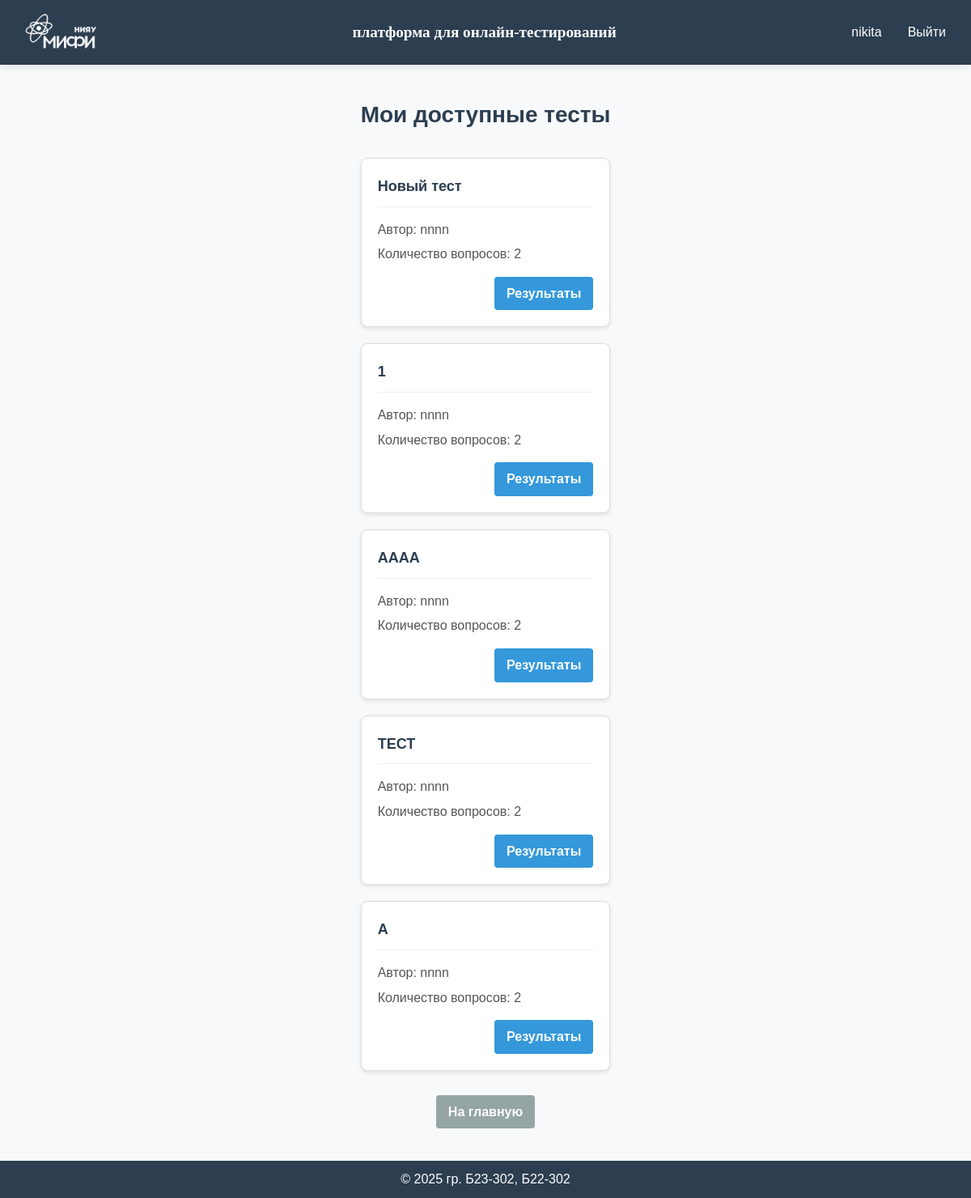
/my_tests (signed in), run on an earlier commit of the app's database.
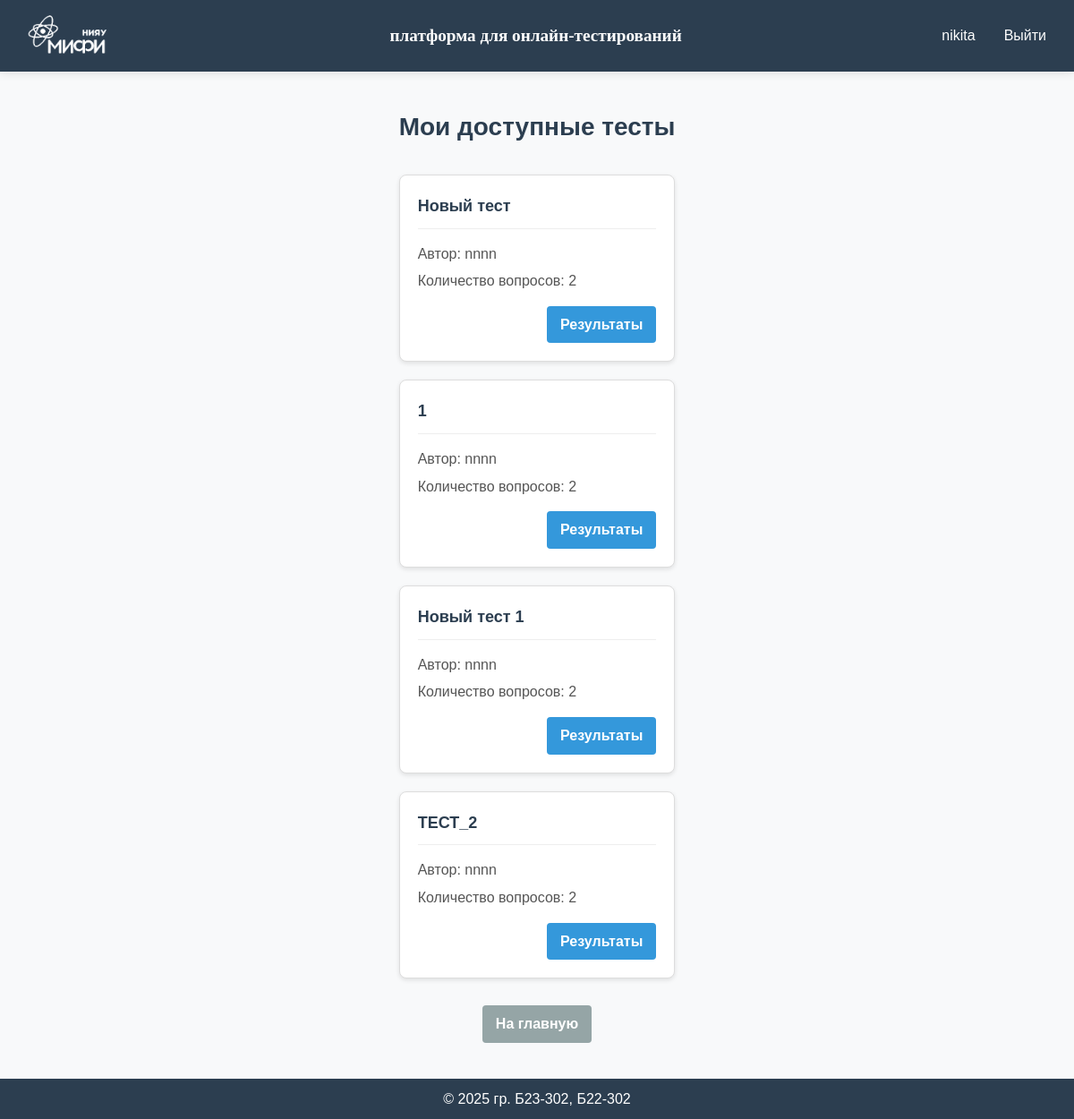
And on a later commit of the database.
### app/models.py (models this page shows, shortened)
class User(db.Model, UserMixin):
    id = db.Column(db.Integer, primary_key=True)
    username = db.Column(db.String(80), unique=True, nullable=False)
    password_hash = db.Column(db.String(128), nullable=False)
    role = db.Column(db.String(20), nullable=False, default='user')
    group = db.Column(db.String(7), default="")

class Test(db.Model):
    __tablename__ = 'tests'  # Изменяем имя таблицы на 'tests'
    id = db.Column(db.Integer, primary_key=True)
    test_author = db.Column(db.String(80), nullable=False)
    test_info = db.Column(db.Text)  # Для SQLite используем Text вместо JSON
    groups = db.Column(db.Text)  # Переименовано с test_groups на groups

### app/pass_tests/routes.py (the view)
@pass_tests_bp.route('/my_tests', methods=['GET', 'POST'])
@login_required
def my_tests():
    user_group = current_user.group
    if not user_group:
        flash('У вас не указана группа. Доступных тестов нет.', 'warning')
        return render_template('pass_tests/my_tests.html', available_tests=[], completed_tests=[])
    all_tests = Test.query.all()
    available_tests = []
    for test in all_tests:
        try:
            test_groups = json.loads(test.groups)
            if user_group in test_groups:
                test_info = json.loads(test.test_info)
                available_tests.append({
                    'id': test.id,
                    'name': test_info.get('name', 'Без названия'),
                    'author': test.test_author,
                    'questions_count': len(test_info.get('questions', [])),
                })
        except (json.JSONDecodeError, AttributeError) as e:
            print(f"Ошибка при обработке теста: {str(e)}")
            continue
    completed_tests = TestResult.query.filter_by(student_id=current_user.id).all()
    completed_test_ids = {}
    for result in completed_tests:
        completed_test_ids[result.test_id] = result.id
    for test in available_tests:
        if test['id'] in completed_test_ids:
            test['result_id'] = completed_test_ids[test['id']]
    return render_template('pass_tests/my_tests.html',
                          available_tests=available_tests,
                          completed_test_ids=completed_test_ids)

### app/models.py (called while the page is built)
@login_manager.user_loader
def load_user(user_id):
    return User.query.get(int(user_id))

### app/templates/pass_tests/my_tests.html (shortened to what this page needs)
{% extends "base.html" %}
{% block content %}
<div class="available-tests">
    <h1 class="page-title">Мои доступные тесты</h1>
    {% if available_tests %}
        <div class="tests-list">
            {% for test in available_tests %}
                <div class="test-card">
                    <div class="test-header">
                        <div class="test-title">{{ test.name }}</div>
                    </div>
                    <div class="test-info">
                        <p>Автор: {{ test.author }}</p>
                        <p>Количество вопросов: {{ test.questions_count }}</p>
                    </div>
                    <div class="test-actions">
                        {% if test.id in completed_test_ids.keys() %}
                            <a href="{{ url_for('pass_tests.view_result', result_id=test.result_id) }}" class="btn btn-info">Результаты</a>
                        {% else %}
                            <a href="{{ url_for('pass_tests.take_test', test_id=test.id) }}" class="btn btn-primary">Пройти тест</a>
                        {% endif %}
                    </div>
                </div>
            {% endfor %}
        </div>
    {% else %}
        <div class="no-tests">
            <p>Для вас нет доступных тестов.</p>
            <p>Возможно, ваша группа не добавлена ни в один тест или у вас не указана группа в профиле.</p>
        </div>
    {% endif %}
    <div class="back-link">
        <a href="{{ url_for('main.index') }}" class="btn btn-secondary">На главную</a>
    </div>
</div>
{% endblock %}

### app/templates/base.html (shortened to what this page needs)
<!DOCTYPE html>
<html lang="ru">
<head>
    <link rel="stylesheet" href="{{ url_for('static', filename='css/style.css') }}">
</head>
<body>
    <div class="page-wrapper">
        <header class="header">
            <div class="container">
                <img src="{{ url_for('static', filename='images/logo-mini-without (1).png') }}" class="mephi"/>
                <a href="{{ url_for('main.index') }}" class="logo">платформа для онлайн-тестирований</a>
                <nav class="nav">
                    {% if current_user.is_authenticated %}
                        <span class="username">{{ current_user.username }}</span>
                        <a href="{{ url_for('auth.logout') }}" class="nav-link">Выйти</a>
                    {% else %}
                        <a href="{{ url_for('auth.login') }}" class="nav-link">Войти</a>
                        <a href="{{ url_for('auth.register') }}" class="btn btn-primary">Зарегистрироваться</a>
                    {% endif %}
                </nav>
            </div>
        </header>
        <main class="main-content">
            <div class="container">
                {% block content %}{% endblock %}
            </div>
        </main>
        <footer class="footer">
            <div class="container">
                <p>&copy; 2025 гр. Б23-302, Б22-302</p>
            </div>
        </footer>
    </div>
</body>
</html>

### app/static/css/style.css (style rules this page uses)
:root { --primary-color: #4a6bff; --secondary-color: #6c757d; --success-color: #28a745; --danger-color: #dc3545; --light-color: #f8f9fa; --dark-color: #2c3e50; --text-color: #333; --border-radius: 4px; --box-shadow: 0 2px 10px rgba(0, 0, 0, 0.1); --transition: all 0.3s ease; }
* { margin: 0; padding: 0; box-sizing: border-box; }
html, body { height: 100%; }
body { font-family: Helvetica; line-height: 1.6; color: var(--text-color); background-color: var(--light-color); display: flex; flex-direction: column; }
.page-wrapper { display: flex; flex-direction: column; min-height: 100vh; }
.header { background-color: var(--dark-color); color: white; padding: 10px 0; box-shadow: var(--box-shadow); position: sticky; top: 0; z-index: 100; }
.header .container { display: flex; justify-content: space-between; align-items: center; max-width: 1200px; margin: 0 auto; padding: 0 15px; }
.mephi { height: 60px; width: auto; }
.logo { color: white; font-size: 1.2rem; font-weight: bold; font-family: Verdana; text-decoration: none; margin-left: 10px; }
.nav { display: flex; align-items: center; gap: 1rem; }
.nav-link, .btn { color: white; text-decoration: none; padding: 0.5rem 1rem; border-radius: var(--border-radius); transition: var(--transition); }
.main-content { flex: 1; display: flex; justify-content: center; align-items: center; padding: 20px; }
.footer { background-color: var(--dark-color); color: white; padding: 10px 0; text-align: center; }
.footer .container { max-width: 1200px; margin: 0 auto; padding: 0 15px; }

### app/templates/pass_tests/my_tests.html (style rules this page uses)
.available-tests { margin: 20px 0; }
.page-title { margin-bottom: 30px; text-align: center; font-size: 28px; color: #2c3e50; }
.tests-list { display: grid; grid-template-columns: repeat(auto-fill, minmax(300px, 1fr)); gap: 20px; margin-bottom: 30px; }
.test-card { border: 1px solid #ddd; border-radius: 8px; padding: 20px; background-color: #fff; box-shadow: 0 2px 5px rgba(0, 0, 0, 0.1); transition: transform 0.2s ease, box-shadow 0.2s ease; }
.test-header { margin-bottom: 15px; padding-bottom: 10px; border-bottom: 1px solid #eee; }
.test-title { font-size: 18px; font-weight: bold; color: #2c3e50; }
.test-info { margin-bottom: 15px; color: #555; }
.test-info p { margin: 5px 0; }
.test-actions { display: flex; justify-content: flex-end; }
.btn { display: inline-block; padding: 8px 15px; border-radius: 4px; text-decoration: none; font-weight: bold; cursor: pointer; transition: background-color 0.2s ease; }
.btn-secondary { background-color: #95a5a6; color: white; }
.btn-info { background-color: #3498db; color: white; }
.back-link { margin-top: 20px; text-align: center; }

What changed in the data, as far as the page shows it:
removed Test: name "AAAA", author "nnnn", questions_count "2"
removed Test: name "ТЕСТ", author "nnnn", questions_count "2"
removed Test: name "А", author "nnnn", questions_count "2"
added Test: name "Новый тест 1", author "nnnn", questions_count "2"
added Test: name "ТЕСТ_2", author "nnnn", questions_count "2"
